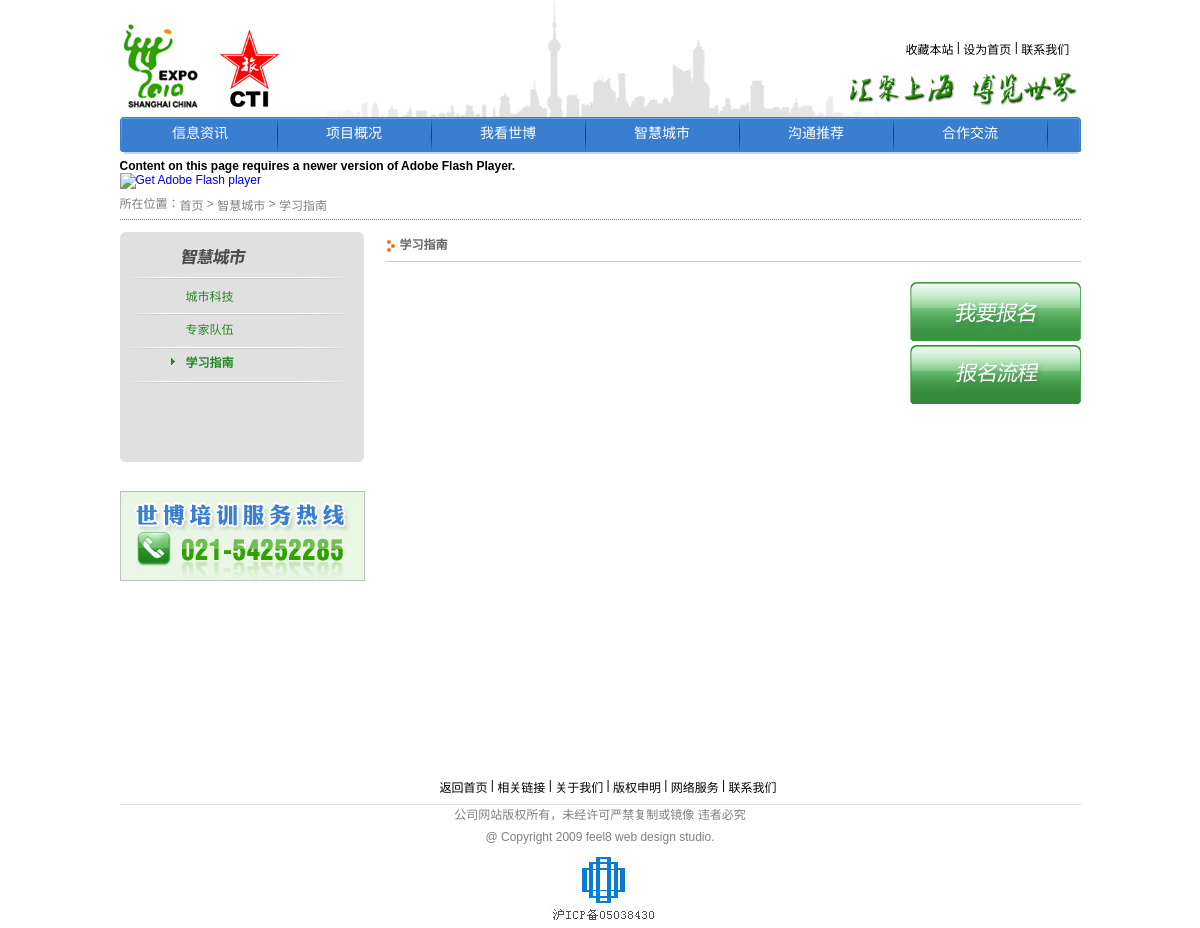
The app's page /index.php/main/knowledgecity/4/7 with its own data.
### tables this page shows
CREATE TABLE `serviceroot` (
  `id` bigint(20) NOT NULL AUTO_INCREMENT,
  `rootname` varchar(200) NOT NULL,
  `rootorder` bigint(20) NOT NULL,
  PRIMARY KEY (`id`)
);

CREATE TABLE `servicecat` (
  `id` bigint(20) NOT NULL AUTO_INCREMENT,
  `catname` varchar(200) NOT NULL,
  `rootid` bigint(20) NOT NULL,
  `catdesc` text,
  `catorder` bigint(20) NOT NULL,
  PRIMARY KEY (`id`)
);

### system/application/controllers/main.php (called while the page is built, shortened)
<?php
class Main extends Controller {
	function knowledgecity($rid,$catid=4){
		$data = array();
		$data["catmenu"]=$this->getServiceCat($rid);
		$data["selectcat"]=$catid;
		$data["content"]=$this->getServiceCatByID($catid);
		$data["servicelist"]=$this->getServiceByCat($catid);
		$this->executeFrame($data,$rid);
		$this->showView($data,"knowledgecity");
	}
	function getServiceByCat($catid){
		$this->db->order_by("pubtime desc");
		$result = $this->db->get_where("service",array("catid"=>$catid));
		return $result->result_array();
	}
	function getServiceCatByID($catid){
		$this->db->order_by("catorder");
		$result = $this->db->get_where("servicecat",array("id"=>$catid));
		return $result->result_array();
	}
	function getServiceCat($rid){
		$this->db->order_by("catorder");
		$result = $this->db->get_where("servicecat",array("rootid"=>$rid));
		return $result->result_array();
	}
	function executeFrame(&$data,$rid){
		$data["nav"] = $this->getRootNav();
		$data["footer"] = $this->getServiceCat(7);
	}
	function getRootNav(){
		$this->db->order_by("rootorder");
		$this->db->where("id < ",7);
		$result = $this->db->get("serviceroot");
		return $result->result_array();
	}
	function showView($data,$viewName = null){
		$this->load->view ( "header", $data );
		$this->load->view("ad",$data);
		if (! $viewName) {
			$this->load->view ( $this->methodName, $data );
		} else {
			$this->load->view ( $viewName, $data );
		}
		$this->load->view ( "footer", $data );
	}
}
?>

### system/codeigniter/CodeIgniter.php (called while the page is built, shortened)
<?php  if ( ! defined('BASEPATH')) exit('No direct script access allowed');
$EXT =& load_class('Hooks');
$EXT->_call_hook('pre_system');
$URI =& load_class('URI');
$RTR =& load_class('Router');
$method = $RTR->fetch_method();
$EXT->_call_hook('pre_controller');
$CI = new $class();
if ($RTR->scaffolding_request === TRUE)
{
	if ($EXT->_call_hook('scaffolding_override') === FALSE)
	{
		$CI->_ci_scaffolding();
	}
}
else
{
	if (method_exists($CI, '_remap'))
	{
		$CI->_remap($method);
	}
	else
	{
		call_user_func_array(array(&$CI, $method), array_slice($URI->rsegments, 2));
	}
}

### index.php (called while the page is built, shortened)
<?php
require_once BASEPATH.'codeigniter/CodeIgniter'.EXT;

### system/codeigniter/Base5.php (called while the page is built)
<?php  if ( ! defined('BASEPATH')) exit('No direct script access allowed');
class CI_Base {
	private static $instance;
	public function CI_Base()
	{
		self::$instance =& $this;
	}
	public static function &get_instance()
	{
		return self::$instance;
	}
}
function &get_instance()
{
	return CI_Base::get_instance();
}

### system/application/views/knowledgecity.php (the view, shortened to what this page needs)
<?php foreach($root as $entry): $rootid = $entry["id"];?>
<div id="adnav">
<span>所在位置：</span>
<a href="index.php/main/index">首页</a>
<span>&nbsp;&gt;&nbsp;</span>
<a href="index.php/main/knowledgecity/<?php echo $rootid ?>/<?php echo $selectcat ?>"><?php echo $entry["rootname"] ?></a>
<span>&nbsp;&gt;&nbsp;</span>
<a href="index.php/main/knowledgecity/<?php echo $rootid ?>/<?php echo $selectcat ?>">
<?php foreach($content as $catitem):?>
<?php echo $catitem["catname"] ?>
<?php endforeach;?>
</a>
</div>
<?php endforeach;?>
<div id="content">
<div class="lcontent">
<dl>
<dt><a href="index.php/main/knowledgecity/<?php echo $rootid ?>/<?php echo $selectcat ?>"><img src="images/0<?php echo $rootid ?>.jpg"/></a></dt>
<dd>
<ul>
<?php foreach ($catmenu as $citem):?>
<?php if($selectcat == $citem["id"]){?>
<li><img src="images/front.jpg"/><a href="index.php/main/knowledgecity/<?php echo $rootid ?>/<?php echo $citem["id"] ?>" style="font-weight:700;margin-left:6px;"><?php echo $citem["catname"] ?></a></li>
<?php }else{?>
<li><a href="index.php/main/knowledgecity/<?php echo $rootid ?>/<?php echo $citem["id"] ?>"><?php echo $citem["catname"] ?></a></li>
<?php }?>
<?php endforeach;?>
</ul>
</dd>
</dl>
<img src="images/expobar.jpg"/>
</div>
<div class="rcontent">
<?php foreach($content as $catitem):?>
<dl>
	<dt><img src="images/ctitle_03.jpg"/>
	<a href="index.php/main/knowledgecity/<?php echo $rootid ?>/<?php echo $selectcat ?>">
	<?php echo $catitem["catname"] ?>
	</a>
	</dt>
	<dd>
	<div id="sign">
	<a href="#"><img src="images/button_03.gif"/></a>
	<a href="#"><img src="images/button_06.jpg"/></a>
	</div>
	</dd>
</dl>
<?php endforeach;?>
</div>
</div>

### system/application/views/header.php (shortened to what this page needs)
<!DOCTYPE html PUBLIC "-//W3C//DTD XHTML 1.0 Transitional//EN" "http://www.w3.org/TR/xhtml1/DTD/xhtml1-transitional.dtd">
<html>
<head>
<link href="css/site.css" type="text/css" rel="stylesheet"/>
</head>
<body>
<div id="header">
<ul id="h_u_link">
<li><a href="javascript:window.external.AddFavorite('<?php echo base_url(); ?>', '“SHANGHAI EXPO”')" target="_self">收藏本站</a></li>
<li>&nbsp;|&nbsp;</li>
<li><a href="#" onclick="this.style.behavior='url(#default#homepage)';this.setHomePage('<?php echo base_url(); ?>');return(false);" style="behavior: url(#default#homepage)">设为首页</a></li>
<li>&nbsp;|&nbsp;</li>
<li><a href="mailto:silentbalanceyh@126.com">联系我们</a></li>
</ul>
</div>
<div id="nav">
<img src="images/navleft.jpg"/>
<ul>
<?php foreach ($nav as $navitem):?>
<?php if($navitem["id"] == 1){?>
<li><a href="index.php/main/newslist/-1/0"><?php echo $navitem["rootname"] ?></a></li>
<?php }else if($navitem["id"] == 2){?>
<li><a href="index.php/main/scatinfo/<?php echo $navitem["id"] ?>/12"><?php echo $navitem["rootname"] ?></a></li>
<?php }else if($navitem["id"] == 6){?>
<li><a href="index.php/main/partner/<?php echo $navitem["id"] ?>/8"><?php echo $navitem["rootname"] ?></a></li>
<?php }else if($navitem["id"] == 3){?>
<li><a href="index.php/main/myexpo/<?php echo $navitem["id"] ?>/2"><?php echo $navitem["rootname"] ?></a></li>
<?php }else if($navitem["id"] == 5){?>
<li><a href="index.php/main/recommend/<?php echo $navitem["id"] ?>/9"><?php echo $navitem["rootname"] ?></a></li>
<?php }else if($navitem["id"] == 4){?>
<li><a href="index.php/main/knowledgecity/<?php echo $navitem["id"] ?>/5"><?php echo $navitem["rootname"] ?></a></li>
<?php }?>
<?php endforeach;?>
</ul>
<img src="images/navright.jpg"/>
</div>

### system/application/views/footer.php
<div id="footer">
<ul>
	<li><a href="index.php/main/index">返回首页</a></li>
	<li>&nbsp;|&nbsp;</li>
    <li><a href="#">相关链接</a></li>
    <?php foreach($footer as $fitem ):?>
    <li>&nbsp;|&nbsp;</li>
    <li><a href="index.php/main/catinfo/7/<?php echo $fitem["id"] ?>"><?php echo $fitem["catname"] ?></a></li>
    <?php endforeach;?>
</ul>
<div id="copyright">
公司网站版权所有，未经许可严禁复制或镜像&nbsp;违者必究<br/>
@ Copyright 2009 feel8 web design studio.<br/>
<img src="images/ipc.jpg"/>
</div>
</div>
</body>
</html>

### css/site.css (style rules this page uses)
body { margin:0 auto; padding:0; width:961px;font-family:Tahoma, Geneva, sans-serif; font-size:12px; }
img { border:0; padding:0; margin:0; }
h1,h2,h3,h4,h5,h6,div { border:0; margin:0; padding:0; }
ul,dl,dd,dt { padding:0; margin:0; list-style:none; border:0; }
li { list-style:none; padding:0; margin:0; border:none; }
a { font-size:12px; text-decoration:none; display:block; float:left; }
span { float:left; line-height:1.8em; }
#header { background:url(../images/header.jpg) no-repeat; width:100%; float:left; height:117px; }
#h_u_link { width:175px; float:right; margin-top:40px; }
#h_u_link li { float:left; }
#h_u_link li a { text-decoration:none; color:black; padding-top:0px;padding-top:2px\9;+padding-top:2px;_padding-top:0px; }
#nav { float:left; width:100%; height:37px; background:url(../images/navbg.jpg) repeat-x; }
#nav img { float:left; border:none; }
#nav ul { float:left; width:954px; }
#nav ul li { float:left;width:153px; }
#nav ul li a { float:left; color:white; font-size:14px; font-weight:100px; width:100%; text-align:center; line-height:2.4em; }
#footer { float:left; width:100%; height:32px; margin-top:80px; }
#footer ul { float:left; text-align:center; margin-left:320px;_margin-left:160px; margin-top:16px; margin-bottom:9px; }
#footer ul li { float:left; }
#footer ul li a { float:left; text-decoration:none; color:black; padding-top:0px;padding-top:2px\9;+padding-top:2px;_padding-top:0px; }
#copyright { width:100%; color:#7F7F7F; text-align:center; border-top:solid 1px #E5E5E5; float:left; line-height:1.8em; }
#adnav { float:left; width:100%; height:25px; border-bottom:dotted 1px #7F7F7F; padding-top:5px; _padding-top:3px; _height:27px; }
#adnav span { float:left;color:#7F7F7F; }
#adnav a { color:#7F7F7F; line-height:2em; }
#content { float:left; width:100%; margin-top:12px; }
#content .lcontent { float:left; width:244px; }
#content .lcontent dl { display:block; float:left; width:100%; height:230px; background-image:url(../images/leftbar.jpg);padding:0px; margin:0px; }
#content .lcontent img { float:left; margin-top:29px; }
#content .lcontent dl dt { display:block; float:left; width:100%; height:44px; padding:0px; margin:0px; }
#content .lcontent dl dt a { font-family:Verdana, Geneva, sans-serif; font-size:14px; font-weight:700px; height:17px; float:left; margin-left:62px; _margin-left:31px; }
#content .lcontent dl dt a img { margin-top:17px; }
#content .lcontent dl dd { float:left; display:block; width:100%; }
#content .lcontent dl dd ul { float:left; width:100%; }
#content .lcontent dl dd ul li { height:33px; width:100%;float:left; }
#content .lcontent dl dd ul li a { color:#248922; float:left; margin-left:66px; line-height:3.5em;_line-height:3.0em;_margin-left:33px; }
#content .lcontent dl dd ul li img { float:left; margin-left:45px;margin-top:13px; }
#content .rcontent { float:right; width:695px; min-height:450px; }
#content .rcontent dl { float:left; width:100%; }
#content .rcontent dl dt { float:left; width:100%; border-bottom:solid 1px #CCC; }
#content .rcontent dl dt img { float:left; }
#content .rcontent dl dt a { float:left;color:#666; font-weight:700; line-height:2.3em; }
#content .rcontent dl dd { float:left; width:100%; }
#sign { float:right; width:171px; margin-top:20px; }
#sign a img { padding-top:0px; margin-bottom:4px; }

### records on screen
serviceroot: rootname "信息资讯"
serviceroot: rootname "项目概况"
serviceroot: rootname "我看世博"
serviceroot: rootname "智慧城市"
serviceroot: rootname "沟通推荐"
serviceroot: rootname "合作交流"
servicecat: catname "学习指南"
servicecat: catname "城市科技"
servicecat: catname "专家队伍"
servicecat: catname "关于我们"
servicecat: catname "版权申明"
servicecat: catname "网络服务"
servicecat: catname "联系我们"
